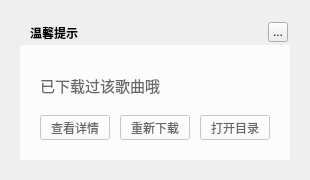
<?xml version="1.0" encoding="UTF-8"?>
<ui version="4.0">
 <class>MusicDownloadResetWidget</class>
 <widget class="QWidget" name="MusicDownloadResetWidget">
  <property name="geometry">
   <rect>
    <x>0</x>
    <y>0</y>
    <width>310</width>
    <height>180</height>
   </rect>
  </property>
  <property name="windowTitle">
   <string>温馨提示</string>
  </property>
  <property name="styleSheet">
   <string notr="true"/>
  </property>
  <widget class="QLabel" name="background">
   <property name="geometry">
    <rect>
     <x>20</x>
     <y>20</y>
     <width>270</width>
     <height>140</height>
    </rect>
   </property>
   <property name="styleSheet">
    <string notr="true"/>
   </property>
   <property name="text">
    <string/>
   </property>
  </widget>
  <widget class="QLabel" name="topTitleName">
   <property name="geometry">
    <rect>
     <x>30</x>
     <y>20</y>
     <width>221</width>
     <height>25</height>
    </rect>
   </property>
   <property name="styleSheet">
    <string notr="true">color:&quot;#FFFFFF&quot;;font-weight:bold</string>
   </property>
   <property name="text">
    <string>温馨提示</string>
   </property>
  </widget>
  <widget class="QToolButton" name="topTitleCloseButton">
   <property name="geometry">
    <rect>
     <x>268</x>
     <y>22</y>
     <width>20</width>
     <height>20</height>
    </rect>
   </property>
   <property name="text">
    <string>...</string>
   </property>
  </widget>
  <widget class="QWidget" name="backgroundMask" native="true">
   <property name="geometry">
    <rect>
     <x>20</x>
     <y>45</y>
     <width>270</width>
     <height>115</height>
    </rect>
   </property>
   <property name="styleSheet">
    <string notr="true">QWidget{color:#666666;background:rgba(255,255,255,200);}
QLabel{background:transparent;}</string>
   </property>
   <widget class="QPushButton" name="openDetailButton">
    <property name="geometry">
     <rect>
      <x>20</x>
      <y>70</y>
      <width>70</width>
      <height>25</height>
     </rect>
    </property>
    <property name="cursor">
     <cursorShape>PointingHandCursor</cursorShape>
    </property>
    <property name="text">
     <string>查看详情</string>
    </property>
   </widget>
   <widget class="QLabel" name="downloadName">
    <property name="geometry">
     <rect>
      <x>20</x>
      <y>25</y>
      <width>241</width>
      <height>31</height>
     </rect>
    </property>
    <property name="styleSheet">
     <string notr="true">font-size:15px;</string>
    </property>
    <property name="text">
     <string>已下载过该歌曲哦</string>
    </property>
   </widget>
   <widget class="QPushButton" name="downloadButton">
    <property name="geometry">
     <rect>
      <x>100</x>
      <y>70</y>
      <width>70</width>
      <height>25</height>
     </rect>
    </property>
    <property name="cursor">
     <cursorShape>PointingHandCursor</cursorShape>
    </property>
    <property name="text">
     <string>重新下载</string>
    </property>
   </widget>
   <widget class="QPushButton" name="openDirButton">
    <property name="geometry">
     <rect>
      <x>180</x>
      <y>70</y>
      <width>70</width>
      <height>25</height>
     </rect>
    </property>
    <property name="cursor">
     <cursorShape>PointingHandCursor</cursorShape>
    </property>
    <property name="text">
     <string>打开目录</string>
    </property>
   </widget>
   <zorder>downloadName</zorder>
   <zorder>openDetailButton</zorder>
   <zorder>downloadButton</zorder>
   <zorder>openDirButton</zorder>
  </widget>
 </widget>
 <resources/>
 <connections/>
</ui>
